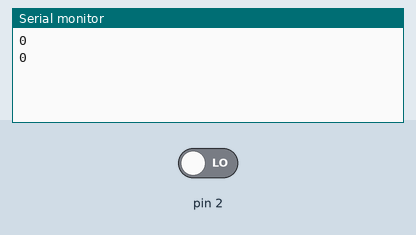
This sketch was run on a simulated Arduino Uno, built with avr-gcc and run on an emulated ATmega328P. Shown: the last lines printed to the serial monitor. The inputs (shaded band) are chosen by the test bench; at power-on: pin 2 LOW.

Above: at 1.2 s.
1.3 s: pin 2 driven HIGH
At 2.6 s:
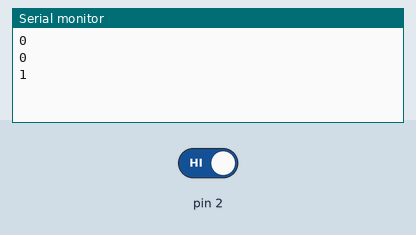
2.8 s: pin 2 driven LOW
At 3.8 s:
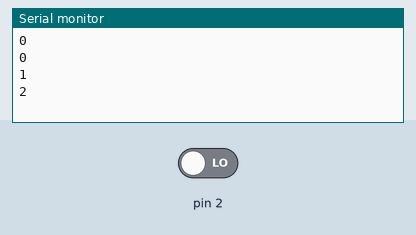
Timing chart, 0 to 5.8 s (numbered marks = the images above; inputs shaded):
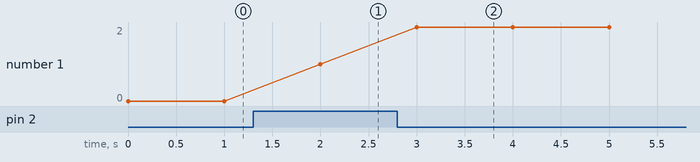

The sketch:

wheel_encoder_interrupt_test.ino
```cpp
int wheel_encoder_count;
void setup()
{
  Serial.begin(9600);
  pinMode(2, INPUT);
  attachInterrupt(digitalPinToInterrupt(2), wheel_encoder_increment, CHANGE);
}

void wheel_encoder_increment()
{
  wheel_encoder_count += 1;
}

void loop()
{
  Serial.println(wheel_encoder_count);
  delay(1000);
}
```

Measured:
- after the input at 1.3 s, the serial monitor: prints a new line after 0.70 s (image 1)
- after the input at 2.8 s, the serial monitor: prints a new line after 0.20 s (image 2)
- plotted number 1: 0 → 1 after the input at 1.3 s, 1 → 2 after the input at 2.8 s
